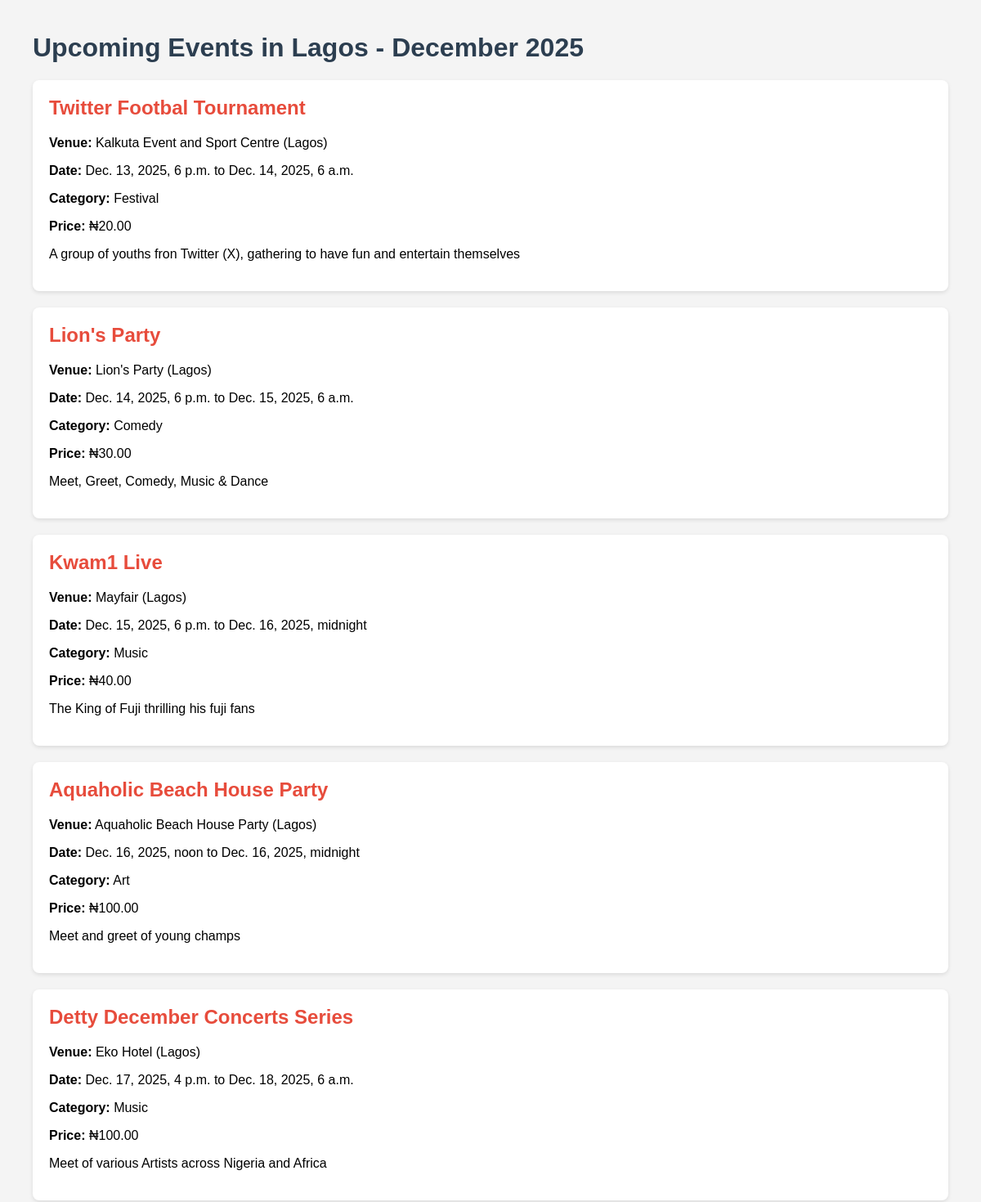
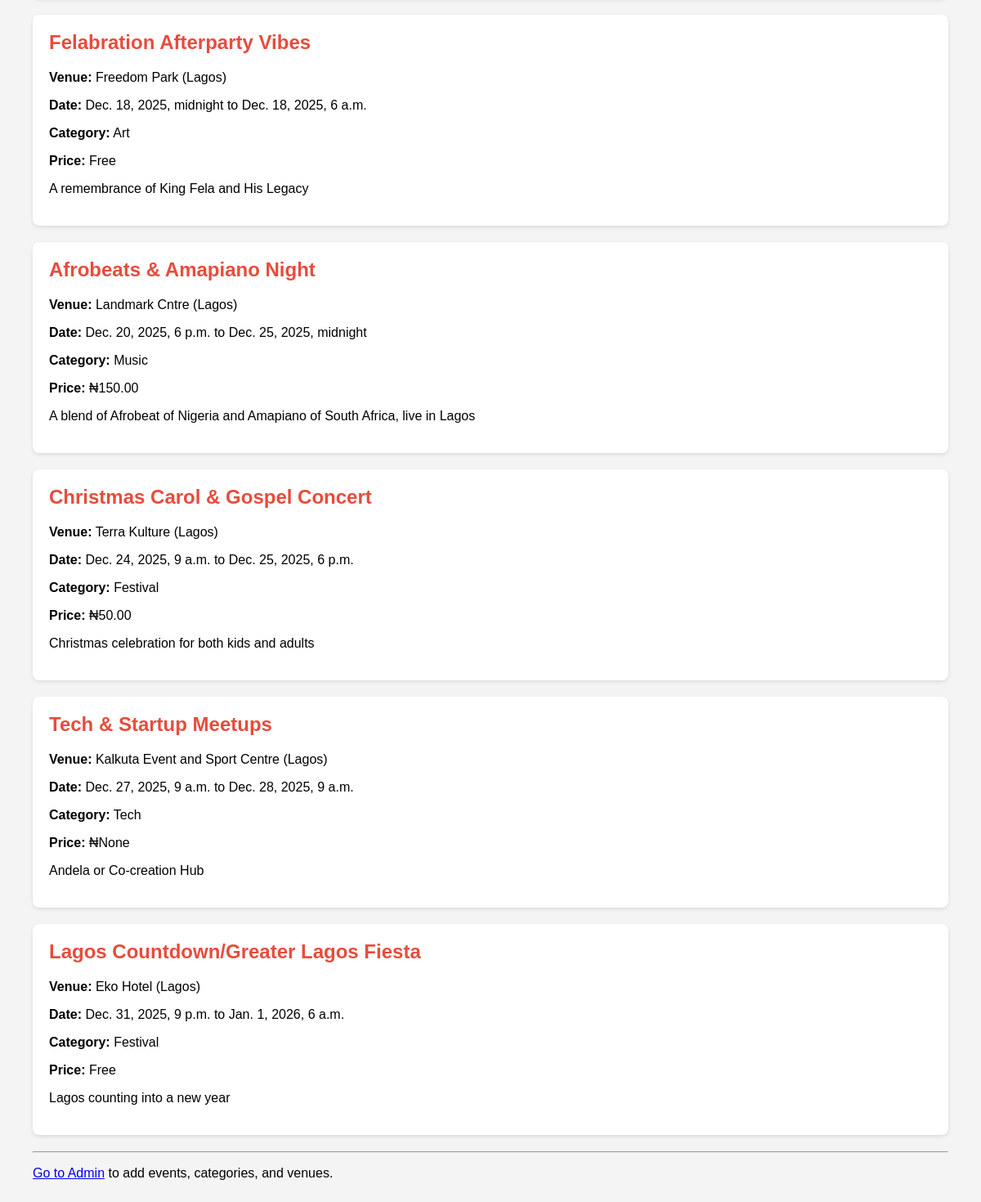
The page / on the database its author committed (2 pictures, top to bottom).
### apps/events/models.py (models this page shows, shortened)
class Event(models.Model):
    title = models.CharField(max_length=200)
    description = models.TextField()
    category = models.ForeignKey(Category, on_delete=models.SET_NULL, null=True, related_name='events')
    venue = models.ForeignKey(Venue, on_delete=models.SET_NULL, null=True, related_name='events')
    organizer = models.ForeignKey(User, on_delete=models.CASCADE, related_name='organized_events')
    start_date = models.DateTimeField()
    end_date = models.DateTimeField()
    is_free = models.BooleanField(default=False)
    ticket_price = models.DecimalField(max_digits=10, decimal_places=2, null=True, blank=True)
    image = models.ImageField(upload_to='events/', null=True, blank=True)
    created_at = models.DateTimeField(auto_now_add=True)
    updated_at = models.DateTimeField(auto_now=True)
    class Meta:
        ordering = ['-start_date']

class Venue(models.Model):
    name = models.CharField(max_length=200)
    address = models.CharField(max_length=300)
    city = models.CharField(max_length=100, default="Lagos")
    capacity = models.PositiveIntegerField(null=True, blank=True)

class Category(models.Model):
    name = models.CharField(max_length=100)
    slug = models.SlugField(unique=True)

### apps/events/views.py (the view)
# urls.py: path('', views.event_list, name='event_list'),
def event_list(request):
    events = Event.objects.filter(start_date__gte='2025-12-01').order_by('start_date')
    return render(request, 'events/event_list.html', {'events': events})

### templates/events/event_list.html (shortened to what this page needs)
<!DOCTYPE html>
<html lang="en">
<head>
</head>
<body>
    <h1>Upcoming Events in Lagos - December 2025</h1>
    {% if events %}
        {% for event in events %}
        <div class="event">
            <h2>{{ event.title }}</h2>
            <p><strong>Venue:</strong> {{ event.venue.name }} ({{ event.venue.city }})</p>
            <p><strong>Date:</strong> {{ event.start_date }} to {{ event.end_date }}</p>
            <p><strong>Category:</strong> {{ event.category.name }}</p>
            <p><strong>Price:</strong>
                {% if event.is_free %}Free{% else %}₦{{ event.ticket_price }}{% endif %}
            </p>
            <p>{{ event.description }}</p>
        </div>
        {% endfor %}
    {% else %}
        <p class="no-events">No upcoming events yet. Add some in the admin panel!</p>
    {% endif %}
    <hr>
    <p><a href="/admin/">Go to Admin</a> to add events, categories, and venues.</p>
</body>
</html>

### templates/events/event_list.html (style rules this page uses)
body { font-family: Arial, sans-serif; margin: 40px; background: #f4f4f4; }
h1 { color: #2c3e50; }
.event { background: white; padding: 20px; margin: 20px 0; border-radius: 8px; box-shadow: 0 2px 5px rgba(0,0,0,0.1); }
.event h2 { margin-top: 0; color: #e74c3c; }

### rows shown on the page
Event: title "Twitter Footbal Tournament", venue.name "Kalkuta Event and Sport Centre", venue.city "Lagos", start_date "Dec. 13, 2025, 6 p.m.", end_date "Dec. 14, 2025, 6 a.m.", category.name "Festival", ticket_price "20.00", description "A group of youths fron Twitter (X), gathering to have fun and entertain themselves"
Event: title "Lion's Party", venue.name "Lion's Party", venue.city "Lagos", start_date "Dec. 14, 2025, 6 p.m.", end_date "Dec. 15, 2025, 6 a.m.", category.name "Comedy", ticket_price "30.00", description "Meet, Greet, Comedy, Music & Dance"
Event: title "Kwam1 Live", venue.name "Mayfair", venue.city "Lagos", start_date "Dec. 15, 2025, 6 p.m.", end_date "Dec. 16, 2025, midnight", category.name "Music", ticket_price "40.00", description "The King of Fuji thrilling his fuji fans"
Event: title "Aquaholic Beach House Party", venue.name "Aquaholic Beach House Party", venue.city "Lagos", start_date "Dec. 16, 2025, noon", end_date "Dec. 16, 2025, midnight", category.name "Art", ticket_price "100.00", description "Meet and greet of young champs"
Event: title "Detty December Concerts Series", venue.name "Eko Hotel", venue.city "Lagos", start_date "Dec. 17, 2025, 4 p.m.", end_date "Dec. 18, 2025, 6 a.m.", category.name "Music", ticket_price "100.00", description "Meet of various Artists across Nigeria and Africa"
Event: title "Felabration Afterparty Vibes", venue.name "Freedom Park", venue.city "Lagos", start_date "Dec. 18, 2025, midnight", end_date "Dec. 18, 2025, 6 a.m.", category.name "Art", is_free "Free", description "A remembrance of King Fela and His Legacy"
Event: title "Afrobeats & Amapiano Night", venue.name "Landmark Cntre", venue.city "Lagos", start_date "Dec. 20, 2025, 6 p.m.", end_date "Dec. 25, 2025, midnight", category.name "Music", ticket_price "150.00", description "A blend of Afrobeat of Nigeria and Amapiano of South Africa, live in Lagos"
Event: title "Christmas Carol & Gospel Concert", venue.name "Terra Kulture", venue.city "Lagos", start_date "Dec. 24, 2025, 9 a.m.", end_date "Dec. 25, 2025, 6 p.m.", category.name "Festival", ticket_price "50.00", description "Christmas celebration for both kids and adults"
Event: title "Tech & Startup Meetups", venue.name "Kalkuta Event and Sport Centre", venue.city "Lagos", start_date "Dec. 27, 2025, 9 a.m.", end_date "Dec. 28, 2025, 9 a.m.", category.name "Tech", ticket_price "None", description "Andela or Co-creation Hub"
Event: title "Lagos Countdown/Greater Lagos Fiesta", venue.name "Eko Hotel", venue.city "Lagos", start_date "Dec. 31, 2025, 9 p.m.", end_date "Jan. 1, 2026, 6 a.m.", category.name "Festival", is_free "Free", description "Lagos counting into a new year"
